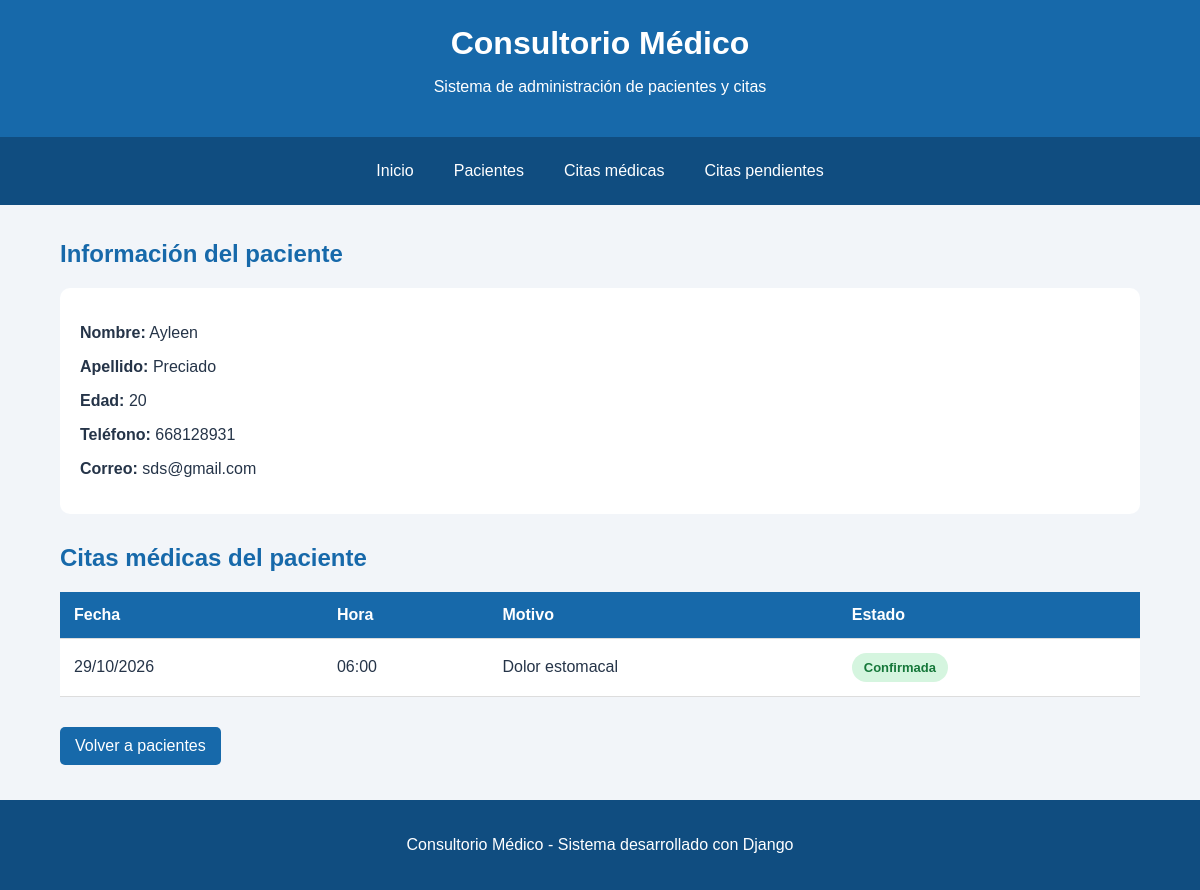
/pacientes/4/, run on the app's committed database.
### citas/models.py (models this page shows, shortened)
class Paciente(models.Model):
    nombre = models.CharField(max_length=100)
    apellido = models.CharField(max_length=100)
    edad = models.IntegerField()
    telefono = models.CharField(max_length=20)
    correo = models.EmailField()

class Cita(models.Model):
    ESTADOS = [
        ('Pendiente', 'Pendiente'),
        ('Confirmada', 'Confirmada'),
        ('Cancelada', 'Cancelada'),
    ]
    paciente = models.ForeignKey(
        Paciente,
        on_delete=models.CASCADE,
        related_name='citas'
    )
    fecha = models.DateField()
    hora = models.TimeField()
    motivo = models.CharField(max_length=200)
    estado = models.CharField(
        max_length=20,
        choices=ESTADOS,
        default='Pendiente'
    )

### citas/views.py (the view)
# urls.py: path('pacientes/<int:id>/', views.detalle_paciente, name='detalle_paciente'),
def detalle_paciente(request, id):
    paciente = get_object_or_404(Paciente, id=id)
    citas = paciente.citas.all()
    return render(request, 'citas/detalle_paciente.html', {
        'paciente': paciente,
        'citas': citas
    })

### citas/templates/citas/detalle_paciente.html
{% extends 'citas/base.html' %}
{% block contenido %}
<h2>Información del paciente</h2>
<div class="informacion">
    <p><strong>Nombre:</strong> {{ paciente.nombre }}</p>
    <p><strong>Apellido:</strong> {{ paciente.apellido }}</p>
    <p><strong>Edad:</strong> {{ paciente.edad }}</p>
    <p><strong>Teléfono:</strong> {{ paciente.telefono }}</p>
    <p><strong>Correo:</strong> {{ paciente.correo }}</p>
</div>
<h2>Citas médicas del paciente</h2>
<div class="tabla-contenedor">
    <table>
        <thead>
            <tr>
                <th>Fecha</th>
                <th>Hora</th>
                <th>Motivo</th>
                <th>Estado</th>
            </tr>
        </thead>
        <tbody>
            {% for cita in citas %}
            <tr>
                <td>{{ cita.fecha|date:"d/m/Y" }}</td>
                <td>{{ cita.hora|time:"H:i" }}</td>
                <td>{{ cita.motivo }}</td>
                <td>
                    <span class="estado {{ cita.estado|lower }}">
                        {{ cita.estado }}
                    </span>
                </td>
            </tr>
            {% empty %}
            <tr>
                <td colspan="4">Este paciente no tiene citas registradas.</td>
            </tr>
            {% endfor %}
        </tbody>
    </table>
</div>
<a class="boton" href="{% url 'pacientes' %}">Volver a pacientes</a>
{% endblock %}

### citas/static/citas/estilos.css (style rules this page uses)
* { box-sizing: border-box; }
body { margin: 0; font-family: Arial, sans-serif; background-color: #f2f5f9; color: #253448; }
h2 { color: #1769aa; }
.tarjeta a, .boton { display: inline-block; padding: 10px 15px; background-color: #1769aa; color: white; text-decoration: none; border-radius: 5px; margin-top: 10px; }
.tabla-contenedor { overflow-x: auto; margin: 20px 0; }
table { width: 100%; border-collapse: collapse; background-color: white; min-width: 600px; }
th, td { padding: 14px; text-align: left; border-bottom: 1px solid #ddd; }
th { background-color: #1769aa; color: white; }
.informacion { background: white; padding: 20px; border-radius: 10px; margin-bottom: 30px; }
.estado { display: inline-block; padding: 7px 12px; border-radius: 20px; font-weight: bold; font-size: 13px; }
.confirmada { background-color: #d5f5df; color: #16783a; }

### data on the page
Paciente: nombre "Ayleen", apellido "Preciado", edad "20", telefono "668128931", correo "sds@gmail.com"
Cita: fecha "29/10/2026", hora "06:00", motivo "Dolor estomacal", estado "Confirmada"
